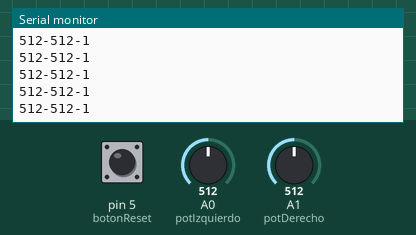
This sketch was run on a simulated Arduino Uno, built with avr-gcc and run on an emulated ATmega328P. Parts: the last lines printed to the serial monitor. The inputs (shaded band) are chosen by the test bench; at power-on: A0 (potIzquierdo) = 512, A1 (potDerecho) = 512, pin 5 (botonReset) HIGH.

Above: at 1.2 s.
1.3 s: A0 (potIzquierdo) set to 716
At 1.56 s:
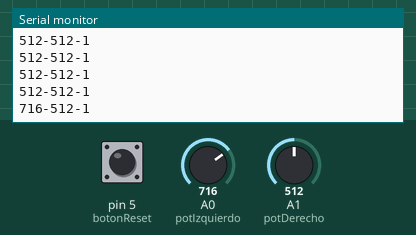
2.8 s: A1 (potDerecho) set to 716
At 2.97 s:
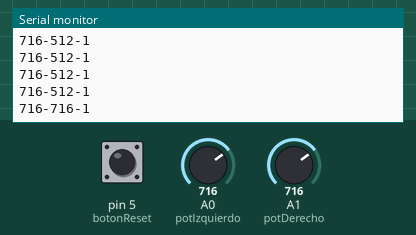
4.3 s: pin 5 (botonReset) pulled LOW for 0.25 s
At 4.57 s:
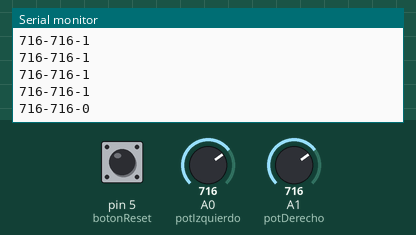
6.0 s: A0 (potIzquierdo) set to 900
At 6.18 s:
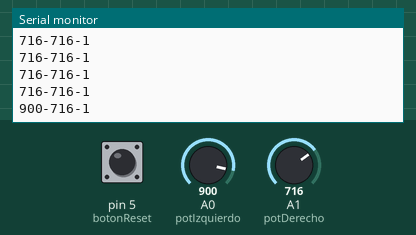
7.5 s: pin 5 (botonReset) pulled LOW for 1 s
At 7.78 s:
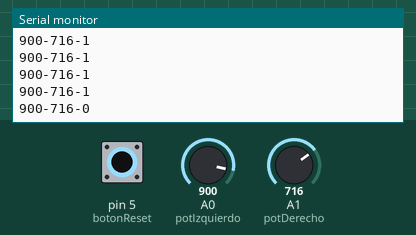
10.0 s: A1 (potDerecho) set to 900
At 10.19 s:
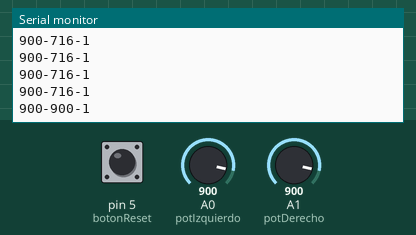
Timing chart, 0 to 12.5 s (numbered marks = the images above; inputs shaded):
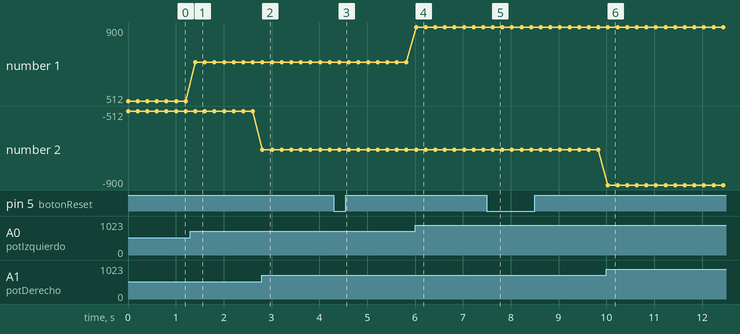

Measured:
- after the input at 1.3 s, the serial monitor: prints a new line after 0.11 s (image 1)
- after the input at 2.8 s, the serial monitor: prints a new line at once (image 2)
- after the input at 4.3 s, the serial monitor: prints a new line after 0.12 s (image 3)
- after the input at 6.0 s, the serial monitor: prints a new line at once (image 4)
- after the input at 7.5 s, the serial monitor: prints a new line after 0.13 s (image 5)
- after the input at 10.0 s, the serial monitor: prints a new line at once (image 6)
- plotted number 1: 512 → 716 after the input at 1.3 s, 716 → 900 after the input at 6.0 s
- plotted number 2: -512 → -716 after the input at 2.8 s, -716 → -900 after the input at 10.0 s

The sketch:

sensores_pizarra_magica.ino
```cpp
/**
 ** 25/02/2017
 ** Creado Por: Ariel Arturo Ríos Sierra
 ** Contacto: arturi.marking@gmail.com

 ************Pizarra Mágica*************
 * Este codigo de Arduino contiene todo
 * para la lectura de dos potenciometros
 * y un boton, que se usa para el funcionamiento
 * de un codigo en Processing, este es para
 * el funcionamiento de todos los sensores,
 * y hardware del proyecto.
 ***************************************
*/

// Variable del pin del potenciometro izquierdo
const int potIzquierdo = A0;
// Variable del pin del potenciometro derecho
const int potDerecho = A1;
// Variable del pin del botón
const int botonReset = 5;

// Variable para almacenar los datos del potenciometro izquierdo
int potIzquierdoDato = 0;
// Variable para almacenar los datos del potenciometro derecho
int potDerchoDato = 0;
// Valor booleano del boton definido inicialmente como falso
bool valorBoton = false;

// Configuraciones iniciales de los pines
void setup() {
  // Se inicia como entrada el potenciometro izquierdo
  pinMode(potIzquierdo, INPUT);
  // Se inicia como entrada el potenciometro derecho
  pinMode(potDerecho, INPUT);
  // Se inicia como entrada el botón
  pinMode(botonReset, INPUT_PULLUP);
  // Se inicia el monitor serial a 9600 baudios
  Serial.begin(9600);
}

// Se crea la lectura de datos de forma ciclica
void loop() {
  // Leemos los datos recibidos por el potenciometro izquierdo
  // desde su pin A0 de forma analogica
  potIzquierdoDato = analogRead(potIzquierdo);
  // Leemos los datos recibidos por el potenciometro derecho
  // desde su pin A1 de forma analogica
  potDerchoDato = analogRead(potDerecho);

  // Lemos la entrada del boton que posteriormente
  // sera nuestra salida, hacemos un llamado a la funcion datoBoton()
  int outBoton = datoBoton();

  // Le damos formato de string a lo recibido del potenciometro
  String potFormatoDatoIzq = String(potIzquierdoDato);
  // Le damos formato de string a lo recibido del potenciometro
  String potFormatoDatoDer = String(potDerchoDato);

  // Creamos una cadena de datos con todos los valores
  String datos = (potFormatoDatoIzq + "-" + potFormatoDatoDer + "-" + outBoton);
  // Enviamos al monitor serial todos los datos
  Serial.println(datos);
  // Esperamos 200 milisegundos para no saturar el sistema
  delay(200);
}

/**
    Se crea la funcion para devolver en forma de entero el
    estado del boton, para saber si esta prendido o apagado
    @return valor
*/
int datoBoton() {
  // Le asigana el valor al boton es un bool
  valorBoton = lecturaBoton();
  // Creamos la variable para almacenar y devolver el valor
  int valor = 0;

  // Verificamos su estado
  if (valorBoton) {
    // Si es verdadero devolvera 1
    return valor = 1;
  } else {
    // Si es falso devolvera 0
    return valor = 0;
  }
}

/**
   Funcion encargada de la lectura del boton
   para posteriormente asignarle un valor
   verdadero o falso dependiendo su estado
   esta funcion devuelve un bool
   @return estadoBoton
*/
bool lecturaBoton() {
  // Creamos e inicializamos con el valor digital del boton (0-1)
  bool estadoBoton = digitalRead(botonReset);
  // Si es 1 devolvemos verdadero, si es 0 devolvemos falso
  return estadoBoton;
}
```
